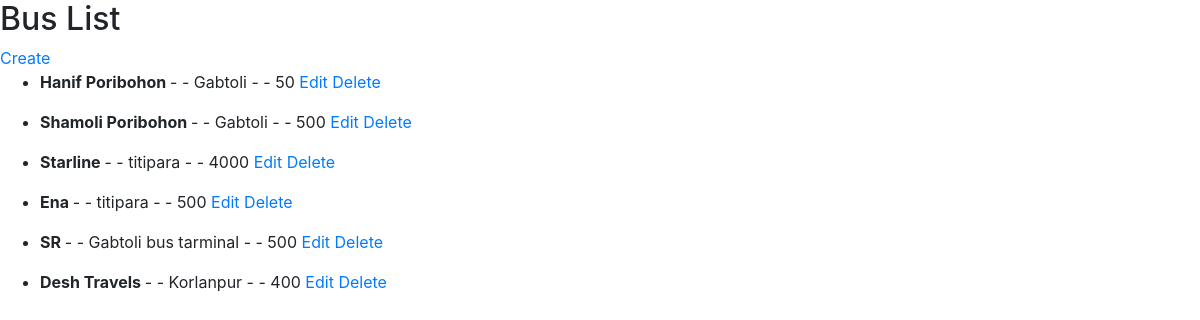
The page / on the database its author committed.
### buses/models.py (models this page shows, shortened)
class BusCompany(models.Model):
    name = models.CharField(max_length=100)
    head_office = models.TextField()
    starft_count = models.IntegerField()

### buses/views.py (the view)
# urls.py: path('',views.BusCompanisList.as_view()),
class BusCompanisList(ListView):
    model = BusCompany
    context_object_name = 'buses'
    template_name = 'buses/home.html'

### templates/buses/home.html
{% extends 'base.html' %}
{% block content %}
<h2>Bus List</h2>
<a href="/create">Create</a>
{% for bus in buses %}
<ul>
    <li>
        <strong>{{ bus.name }} </strong> -
        - {{ bus.head_office }} -
        - {{ bus.starft_count }}
        <a href="/update/{{ bus.id }} ">Edit</a>
        <a href="/delete/{{ bus.id }} ">Delete</a>
    </li>
</ul>
{% endfor %}
{% endblock %}

### templates/base.html (shortened to what this page needs)
<!doctype html>
<html lang="en">
  <head>
    <link rel="stylesheet" href="https://stackpath.bootstrapcdn.com/bootstrap/4.3.1/css/bootstrap.min.css">
  </head>
  <body>
    {% block content %}
    {% endblock %}
  </body>
</html>

### rows shown on the page
BusCompany: name "Hanif Poribohon", head_office "Gabtoli", starft_count "50"
BusCompany: name "Shamoli Poribohon", head_office "Gabtoli", starft_count "500"
BusCompany: name "Starline", head_office "titipara", starft_count "4000"
BusCompany: name "Ena", head_office "titipara", starft_count "500"
BusCompany: name "SR", head_office "Gabtoli bus tarminal", starft_count "500"
BusCompany: name "Desh Travels", head_office "Korlanpur", starft_count "400"
